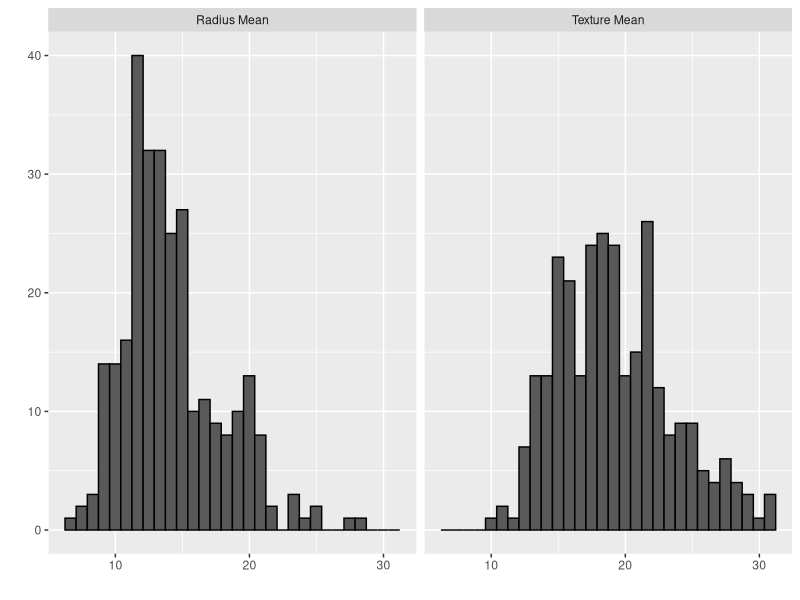
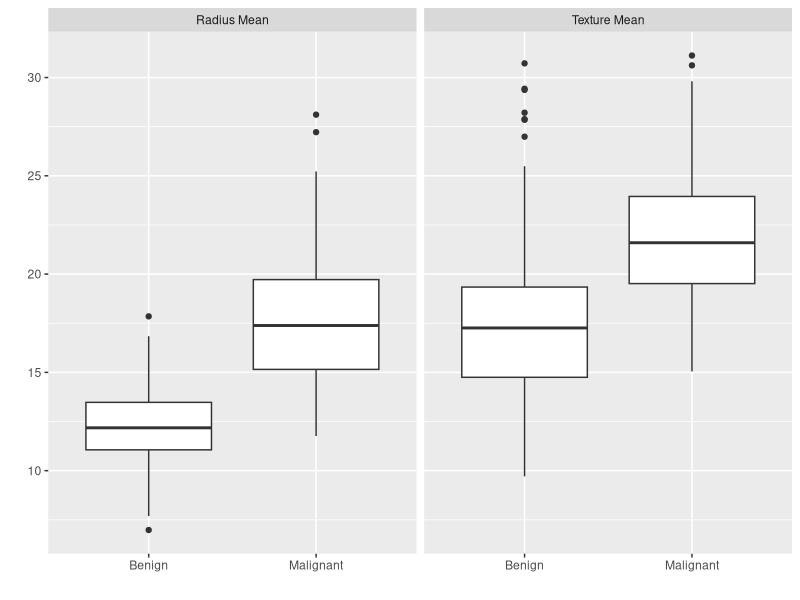
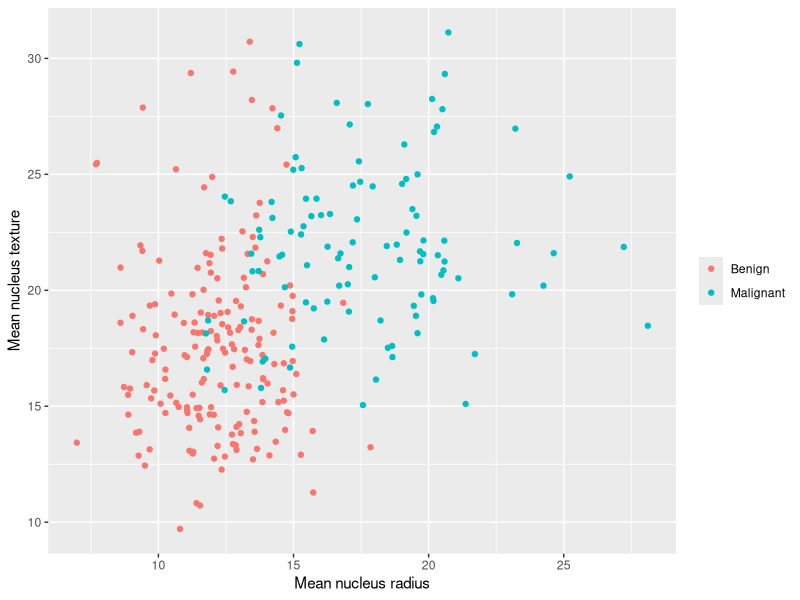
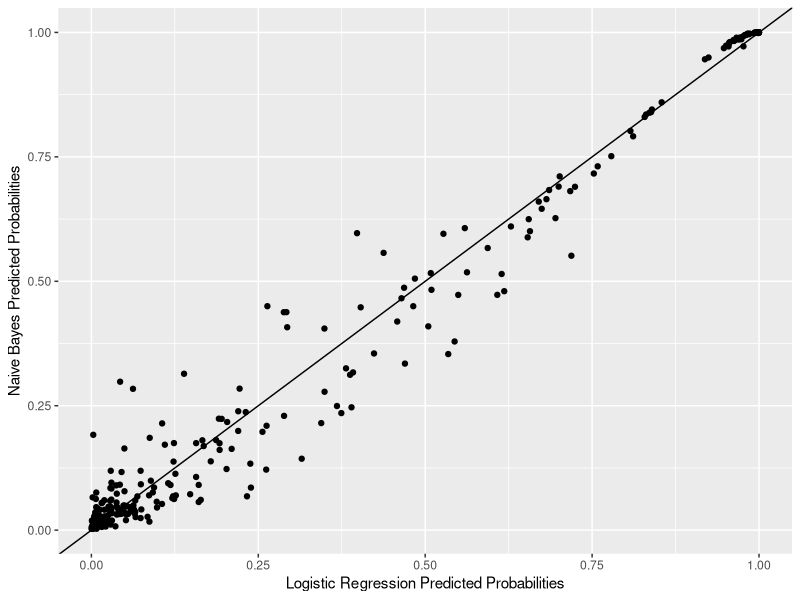
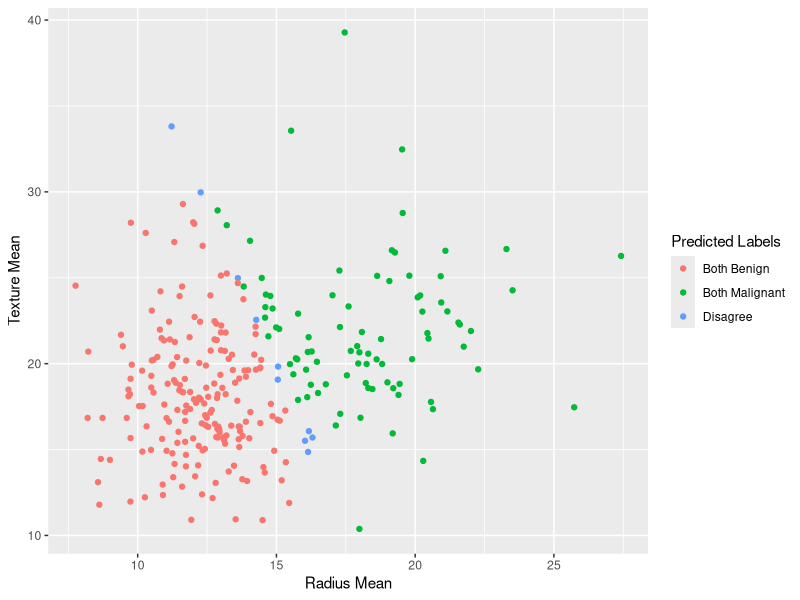

Reproduce these figures in R, in order.
## ---- chunk 1
library(tidyverse)
library(caret)
library(dslabs)
library(e1071)
data(brca)
## ---- chunk 2
dat = data.frame(labels = factor(ifelse(brca$y == "B", "Benign", "Malignant")), 
                 y = ifelse(brca$y == "B", 0, 1), 
                 radius_mean = brca$x[,"radius_mean"], 
                 texture_mean = brca$x[,"texture_mean"])
## ---- chunk 3
set.seed(260)
index_train = createDataPartition(y = dat$labels, times = 1, p = 0.5, list = FALSE)
train_set = slice(dat, index_train)
test_set = slice(dat, -index_train)
## ---- chunk 4
train_set %>% summary()
## ---- chunk 5
mean(train_set$y)
## ---- chunk 6
train_set %>% 
  summarize(pi = mean(labels=="Malignant")) %>% 
  .$pi
## ---- chunk 7
train_set %>% 
  gather(feature_name, measurement, c("radius_mean", "texture_mean"))  %>% 
  ggplot(aes(measurement)) + 
  geom_histogram(color = "black") + 
  facet_wrap(~ feature_name, 
             labeller = as_labeller(c("radius_mean"="Radius Mean", 
                                      "texture_mean" = "Texture Mean"))) + 
  xlab("") + ylab("")
## ---- chunk 8
train_set %>% 
  gather(feature_name, measurement, c("radius_mean", "texture_mean"))  %>% 
  ggplot(aes(x = labels, y = measurement)) + 
  geom_boxplot() + 
  facet_wrap(~ feature_name, 
             labeller = as_labeller(c("radius_mean"="Radius Mean", 
                                      "texture_mean" = "Texture Mean"))) + 
  xlab("") + ylab("")
## ---- chunk 9
### Prevalence of Outcome
mean(train_set$y) ### 37% M 63% B


### Mean of each predictor by outcome value
train_set %>% 
  group_by(y) %>% 
  summarise('mean_radius' = mean(radius_mean),
            'mean_texture' = mean(texture_mean))


### Scatterplot coloring by outcome
ggplot(train_set, aes(x = radius_mean, y = texture_mean)) + 
  geom_point(aes(color = labels)) +
  labs(x = "Mean nucleus radius",
       y = "Mean nucleus texture") +
  theme(legend.title=element_blank())

## ---- chunk 10
### Fit Model
model_LR <- glm(y ~ radius_mean + texture_mean, data = train_set, family = 'binomial')

### Make Predictions
prob_malignant <- predict(model_LR, newdata = test_set, type = 'response')

test_set$prob_malignant_LR <- prob_malignant

test_set$pred_label_LR <- ifelse(test_set$prob_malignant_LR > 0.5, 1, 0)

test_set$pred_label_text_LR <- ifelse(test_set$prob_malignant_LR > 0.5, 'Malignant', 'Benign')
## ---- chunk 11
# Print confusion matrix
confusionMatrix(data = as.factor(test_set$pred_label_text), 
                reference = test_set$labels, 
                positive = "Malignant")
## ---- chunk 12
model_NB  <- naiveBayes(y ~ radius_mean + texture_mean, data = train_set)
p_hat_nb <- predict(model_NB, test_set, type = "raw")[,2]
y_hat_nb <- predict(model_NB, test_set)

test_set$prob_malignant_NB <- p_hat_nb

test_set$pred_label_NB <- ifelse(test_set$prob_malignant_NB > 0.5, 1, 0)

test_set$pred_label_text_NB <- ifelse(test_set$prob_malignant_NB > 0.5, 'Malignant', 'Benign')

confusionMatrix(data = as.factor(test_set$pred_label_text_NB), reference = test_set$labels, positive = "Malignant")
## ---- chunk 13
test_set %>% ggplot(aes(prob_malignant_LR, prob_malignant_NB)) +
  geom_point() +
  geom_abline() +
  labs(x = "Logistic Regression Predicted Probabilities",
       y = "Naive Bayes Predicted Probabilities")
## ---- chunk 14
test_set <- test_set %>% mutate(concordance_labels = case_when(
   pred_label_text_LR == "Benign" & pred_label_text_NB == "Benign" ~ "Both Benign", 
   pred_label_text_LR == "Malignant" & pred_label_text_NB == "Malignant" ~ "Both Malignant", 
   TRUE ~ "Disagree"
))
## ---- chunk 15
test_set %>% ggplot(aes(radius_mean, texture_mean, color = concordance_labels)) +
  geom_point() + 
  scale_color_discrete(name = "Predicted Labels") + 
  xlab("Radius Mean") + ylab("Texture Mean")

## ---- chunk 16
test_set %>% filter(concordance_labels == "Disagree")
